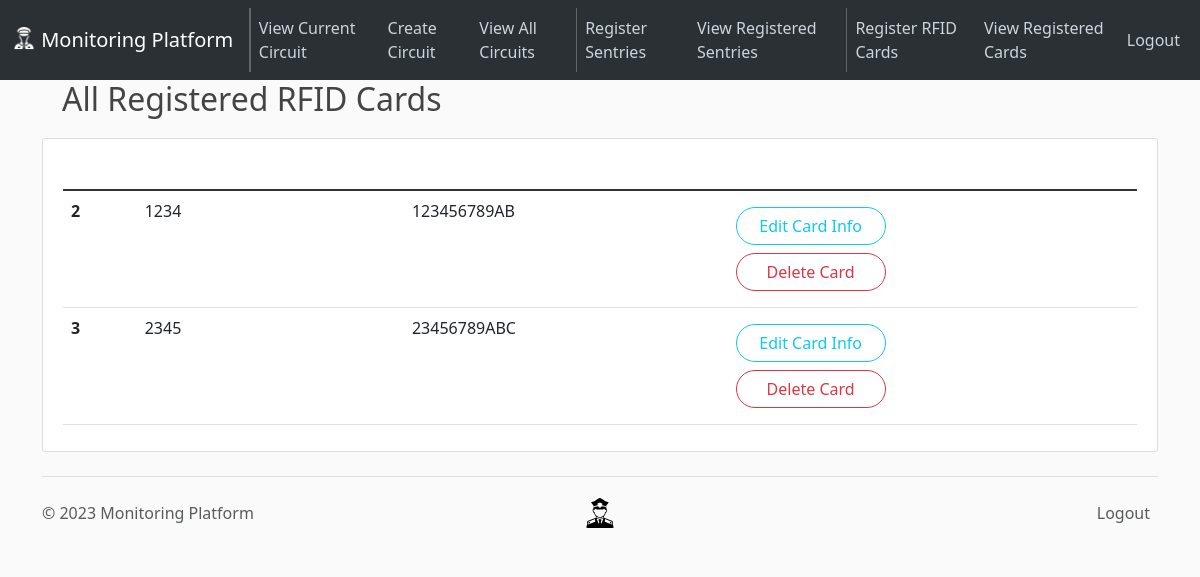
The page /cards/view (signed in) on the database as committed earlier.
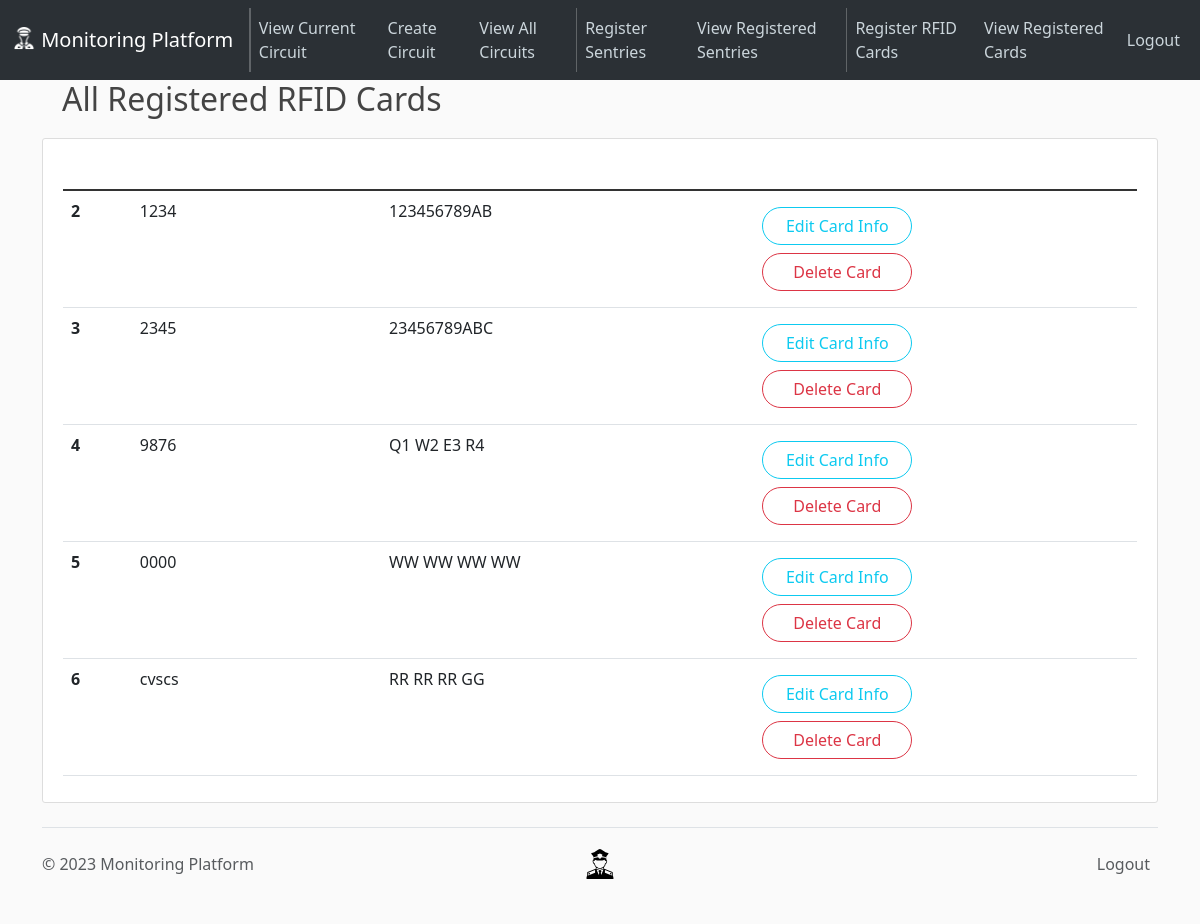
The same page on the database as committed later.
### app/models.py (models this page shows, shortened)
class Card(db.Model):
    __tablename__ = "cards"
    id = Column(Integer, primary_key=True, autoincrement=True)
    rfid_id = Column(String(11), unique=True, nullable=False)
    alias = Column(String(20), unique=True, nullable=False)

### app/routes.py (the view)
@app.route("/cards/view")
@login_required  # ensures that supervisor is logged in to access
def view_all_cards():
    cards = Card.query.all()
    return render_template("view-all-cards.html", cards=cards)

### app/models.py (called while the page is built)
@login_manager.user_loader
def load_supervisor(supervisor_id):
    return Supervisor.query.get(int(supervisor_id))

### app/templates/view-all-cards.html (shortened to what this page needs)
{% extends 'layout.html' %}{% block content %}
<h2>All Registered RFID Cards</h2>
<article class="media content-section">
  <div class="media-body">
    <table class="table">
      <thead class="bg-steel">
        <tr>
          <th scope="col" style="color: white">#</th>
          <th scope="col" style="color: white">Card Alias</th>
          <th scope="col" style="color: white">Card ID</th>
          <th scope="col" style="color: white">Card Actions</th>
        </tr>
      </thead>
      <tbody class="table-group-divider">
        {% for card in cards %}
        <tr>
          <th scope="row">{{ card.id }}</th>
          <td>{{ card.alias }}</td>
          <td>{{ card.rfid_id.upper() }}</td>
          <td class="align-middle">
            <div class="row my-2" style="width: 150px">
              <a
                class="btn btn-outline-info rounded-pill"
                href="{{ url_for('update_card', card_id=card.id) }}"
                >Edit Card Info</a
              >
            </div>
            <div class="row my-2" style="width: 150px">
              <button
                type="button"
                class="btn btn-outline-danger rounded-pill"
                data-bs-toggle="modal"
                data-bs-target="#delete-card-{{ card.id }}"
              >
                Delete Card
              </button>
            </div>
          </td>
        </tr>
        {% endfor %}
      </tbody>
    </table>
  </div>
</article>
{% endblock content %}

Rows that differ between the two databases and show on the page:
added Card: id "4", alias "9876", rfid_id "Q1 W2 E3 R4"
added Card: id "5", alias "0000", rfid_id "WW WW WW WW"
added Card: id "6", alias "cvscs", rfid_id "RR RR RR GG"
